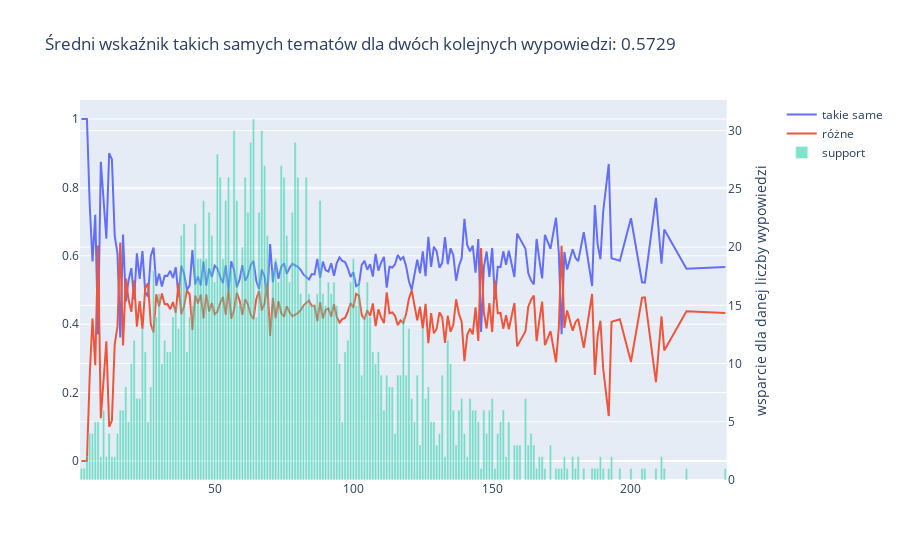

The code cell stored with this chart in its notebook:
### Code cell
df_score = pd.DataFrame(zip(speeches_per_day, same_per_day_norm, different_per_day_norm), columns=['wypowiedzi', 'takie same', 'różne'])
score_mean = df_score.groupby(by='wypowiedzi').agg('mean')
score_support = df_score.groupby(by='wypowiedzi').agg('count')['różne']

fig = make_subplots(specs=[[{"secondary_y": True}]])
fig.add_trace(go.Scatter(x=score_mean.index, y=score_mean['takie same'], name='takie same'))
fig.add_trace(go.Scatter(x=score_mean.index, y=score_mean['różne'], name='różne'))
fig.add_trace(go.Bar(x=score_support.index, y=score_support, name='support', opacity=0.5), secondary_y=True)

score = np.sum(same_per_day) / np.sum([*same_per_day, *different_per_day])
fig.update_layout(
    title_text= 'Średni wskaźnik takich samych tematów dla dwóch kolejnych wypowiedzi: {:.4f}'.format(score)
)
fig.update_yaxes(title_text="wsparcie dla danej liczby wypowiedzi", secondary_y=True)
fig.show()

### Figure 1 — Plotly figure (JSON) as saved in the notebook; plotly's stock layout.template omitted (floating-point values rounded to 4 significant figures; data arrays with more than 128 entries replaced by an {"elided": "..."} marker saying what was removed)
{"data": [{"name": "takie same", "type": "scatter", "x": {"elided": "192 int values"}, "y": {"elided": "192 float values"}}, {"name": "różne", "type": "scatter", "x": {"elided": "192 int values"}, "y": {"elided": "192 float values"}}, {"name": "support", "opacity": 0.5, "type": "bar", "x": {"elided": "192 int values"}, "xaxis": "x", "y": {"elided": "192 int values"}, "yaxis": "y2"}], "layout": {"title": {"text": "Średni wskaźnik takich samych tematów dla dwóch kolejnych wypowiedzi: 0.5729"}, "xaxis": {"anchor": "y", "domain": [0, 0.94]}, "yaxis": {"anchor": "x", "domain": [0, 1]}, "yaxis2": {"anchor": "x", "overlaying": "y", "side": "right", "title": {"text": "wsparcie dla danej liczby wypowiedzi"}}}}
